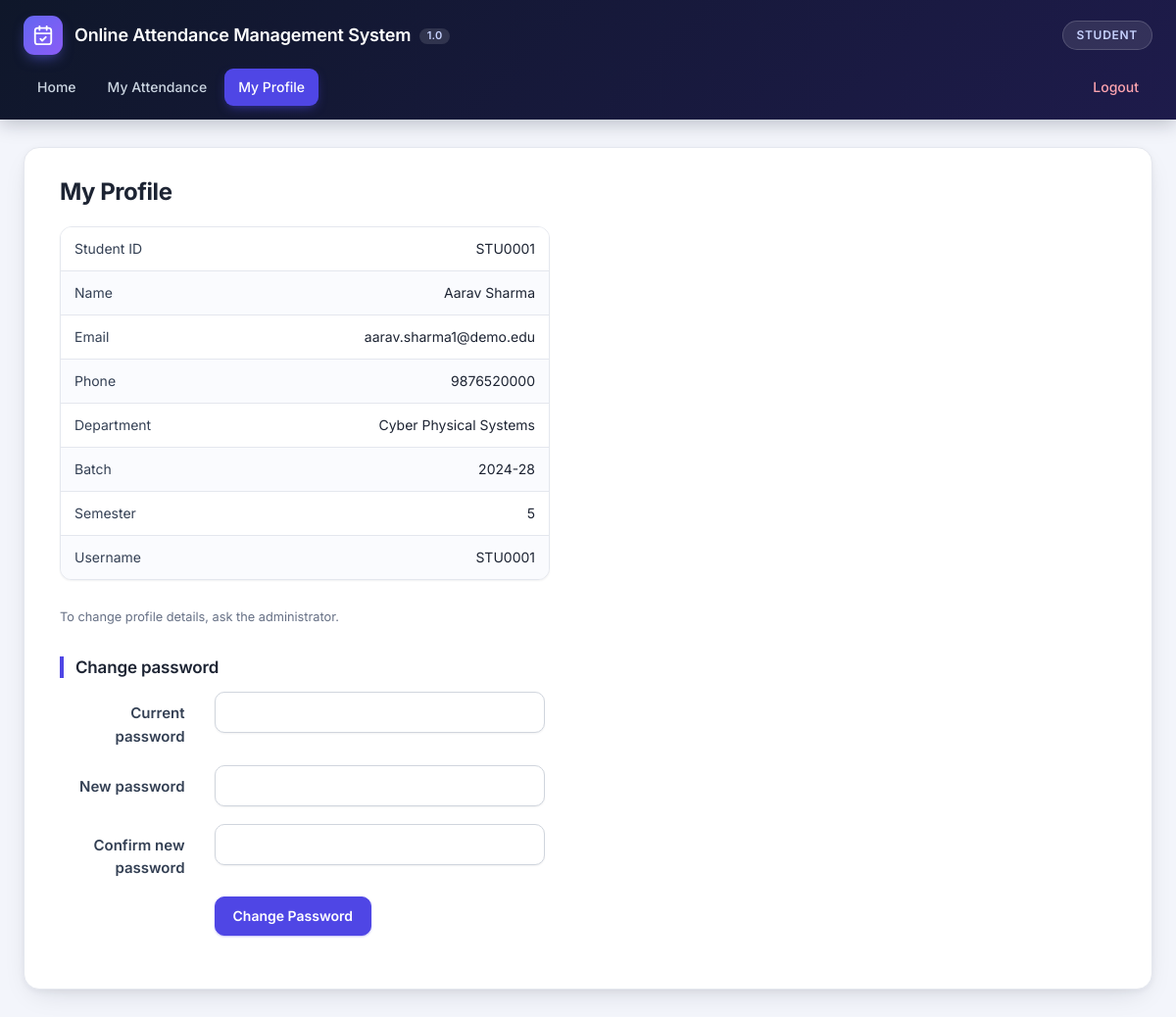
The app's page /student/account.php (signed in) with its own data.
### tables this page shows
CREATE TABLE `students` (
  `st_id` int NOT NULL AUTO_INCREMENT,
  `student_code` varchar(20) NOT NULL,
  `st_name` varchar(255) NOT NULL,
  `st_dept` varchar(255) NOT NULL,
  `st_batch` varchar(255) NOT NULL,
  `st_sem` varchar(255) NOT NULL,
  `st_email` varchar(255) NOT NULL,
  `st_phone` varchar(30) DEFAULT NULL,
  `is_active` tinyint(1) NOT NULL DEFAULT 1,
  PRIMARY KEY (`st_id`),
  UNIQUE KEY `uq_student_code` (`student_code`)
);

### helpers.php (called while the page is built, shortened)
<?php
function e(mixed $value): string
{
    return htmlspecialchars((string) $value, ENT_QUOTES | ENT_SUBSTITUTE, 'UTF-8');
}

### data.php (called while the page is built, shortened)
<?php
function load_account(PDO $pdo, int $id): ?array
{
    $stmt = $pdo->prepare(
        'SELECT a.id, a.username, a.type AS role, a.is_active, a.fname, a.email, a.phone, a.st_id, a.tc_id,
                s.student_code, s.st_name, s.is_active AS st_active,
                t.teacher_code, t.tc_name, t.is_active AS tc_active
         FROM admininfo a
         LEFT JOIN students s ON s.st_id = a.st_id
         LEFT JOIN teachers t ON t.tc_id = a.tc_id
         WHERE a.id = ?'
    );
    $stmt->execute([$id]);
    $row = $stmt->fetch();
    $row['id']    = (int) $row['id'];
    $row['st_id'] = $row['st_id'] === null ? null : (int) $row['st_id'];
    $row['tc_id'] = $row['tc_id'] === null ? null : (int) $row['tc_id'];
    $row['name']  = match ($row['role']) {
        'student' => (string) $row['st_name'],
        'teacher' => (string) $row['tc_name'],
        default   => (string) $row['fname'],
    };
    $row['code'] = match ($row['role']) {
        'student' => (string) $row['student_code'],
        'teacher' => (string) $row['teacher_code'],
        default   => (string) $row['username'],
    };
    return $row;
}
function account_problem(array $a): ?string
{
    return null;
}
function require_login(PDO $pdo, string $role, string $loginUrl = '../index.php'): array
{
    $id = $_SESSION['uid'] ?? null;
    $account = is_int($id) ? load_account($pdo, $id) : null;
    return $account;
}

### student/account.php (the view, shortened to what this page needs)
<?php
require_once __DIR__ . '/connect.php';
$me = require_login($pdo, 'student');
$stmt = $pdo->prepare('SELECT * FROM students WHERE st_id = ?');
$stmt->execute([$me['st_id']]);
$s = $stmt->fetch();
?>
<table class="table table-striped" style="max-width:500px;margin:0 auto 25px">
  <tr><td>Student ID</td><td><?= e($s['student_code']) ?></td></tr>
  <tr><td>Name</td><td><?= e($s['st_name']) ?></td></tr>
  <tr><td>Email</td><td><?= e($s['st_email']) ?></td></tr>
  <tr><td>Phone</td><td><?= e($s['st_phone']) ?></td></tr>
  <tr><td>Department</td><td><?= e($s['st_dept']) ?></td></tr>
  <tr><td>Batch</td><td><?= e($s['st_batch']) ?></td></tr>
  <tr><td>Semester</td><td><?= e($s['st_sem']) ?></td></tr>
  <tr><td>Username</td><td><?= e($me['username']) ?></td></tr>
</table>
<p><small>To change profile details, ask the administrator.</small></p>

### css/main.css (style rules this page uses)
:root { --bg: #f3f5fb; --card: #ffffff; --ink: #1d2433; --ink-soft: #344054; --muted: #667085; --line: #e4e7ee; --line-strong: #d0d5dd; --brand: #4f46e5; --brand-dark: #4338ca; --brand-soft: #eef0ff; --ok: #067647; --ok-bg: #ecfdf3; --ok-line: #abefc6; --err: #b42318; --err-bg: #fef3f2; --err-line: #fecdca; --warn: #b54708; --warn-bg: #fffaeb; --warn-line: #fedf89; --header-1: #0f172a; --header-2: #1e1b4b; --radius: 12px; --shadow-sm: 0 1px 2px rgba(16, 24, 40, .06); --shadow-md: 0 10px 30px -12px rgba(16, 24, 40, .18), 0 2px 6px rgba(16, 24, 40, .05); --font: "Inter", system-ui, -apple-system, "Segoe UI", Roboto, "Helvetica Neue", Arial, sans-serif; }
* { box-sizing: border-box; }
html { -webkit-text-size-adjust: 100%; }
body { margin: 0; font-family: var(--font); font-size: 15px; line-height: 1.55; color: var(--ink); background: var(--bg); -webkit-font-smoothing: antialiased; }
p { font-size: 15px; margin: 0 0 14px; }
small { color: var(--muted); }
.content [style*="max-width"] { margin-left: 0 !important; margin-right: auto !important; }
.table { width: 100%; max-width: 100%; margin: 0 0 22px; border-collapse: separate; border-spacing: 0; background: #fff; border: 1px solid var(--line); border-radius: var(--radius); overflow: hidden; font-size: 14px; }
.table > tbody > tr > td, .table > tbody > tr > th { padding: 12px 14px; vertical-align: middle; color: var(--ink); border-top: 1px solid var(--line); }
.table > tbody > tr > td { white-space: nowrap; }
.table > tbody > tr:first-child > td, .table > tbody > tr:first-child > th { border-top: 0; }
.table-striped > tbody > tr:nth-of-type(odd) { background: #fff; }
.table-striped > tbody > tr:nth-of-type(even) { background: #fafbfe; }
.table[style*="max-width"] { box-shadow: var(--shadow-sm); }
.table[style*="max-width"] > tbody > tr > td:first-child { color: var(--ink-soft); }
.table[style*="max-width"] > tbody > tr > td:last-child { text-align: right; }

### records on screen
students: student_code "STU0001", st_name "Aarav Sharma", st_email "aarav.sharma1@demo.edu", st_phone "9876520000", st_dept "Cyber Physical Systems", st_batch "2024-28", st_sem "5"

### other values on screen
$role "STUDENT"
$label "Home"
$label "My Attendance"
$label "My Profile"
$label "Logout"
$heading "My Profile"
$me['username'] "STU0001"
$label "Current password New password Confirm new password"
$label "Change Password"
